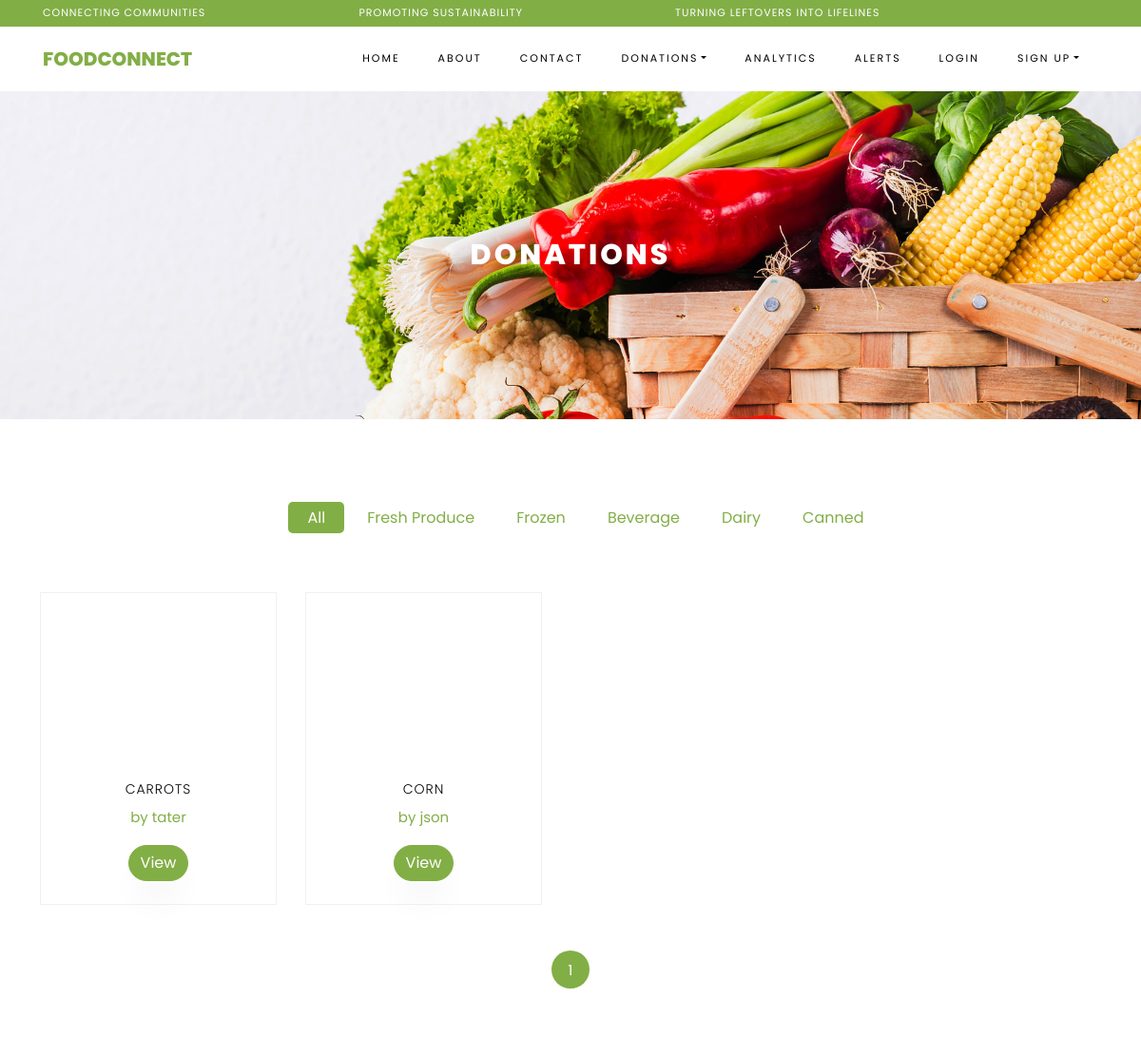
/donations/ (upper part), run on an earlier commit of the app's database.
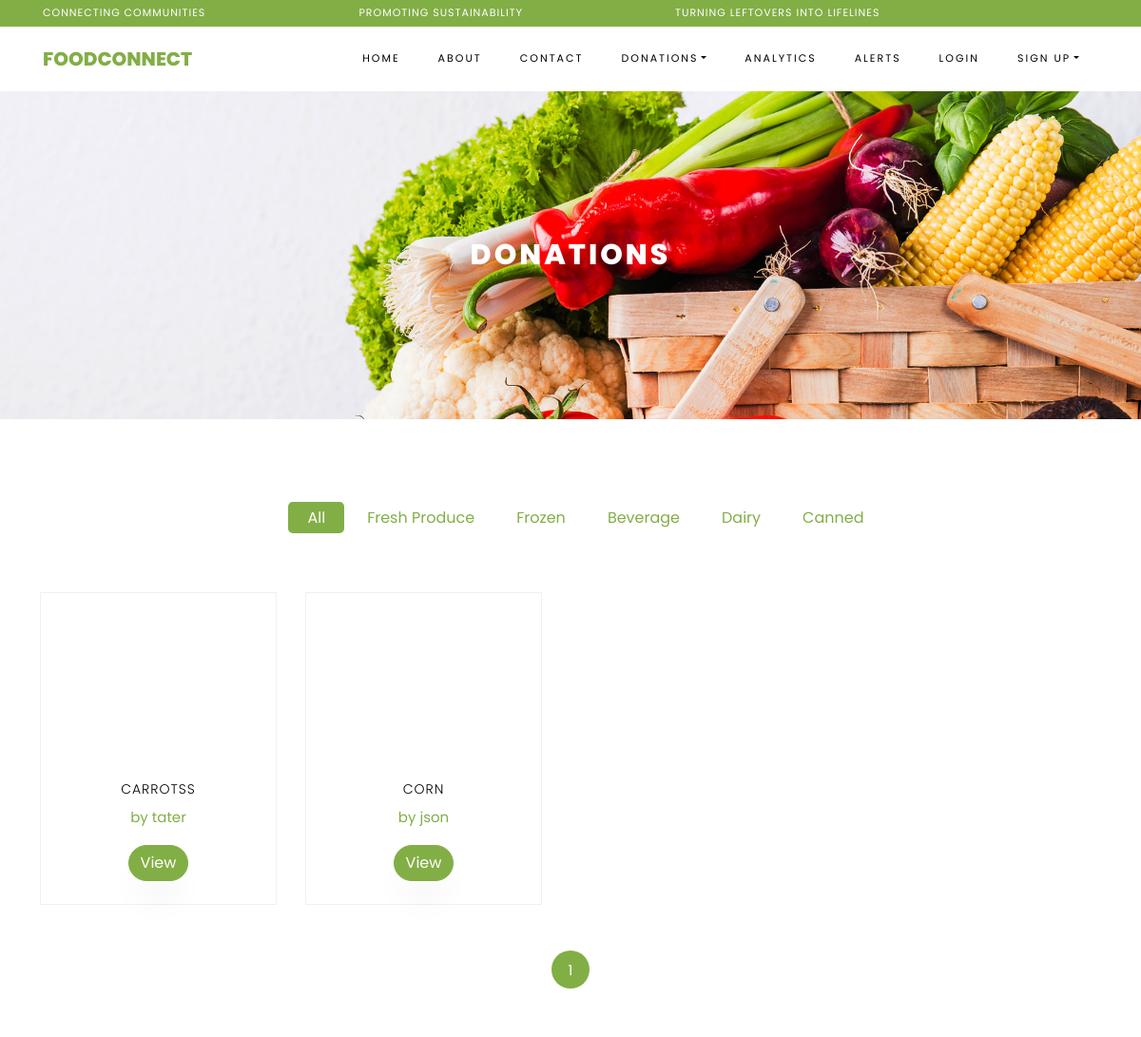
And on a later commit of the database.
### donations/models.py (models this page shows, shortened)
class Product(models.Model):
    UNIT_CHOICES = [
        ('g', 'Grams'),
        ('kg', 'Kilograms'),
        ('liters', 'Liters'),
        ('ml', 'Milliliters'),
    ]
    name = models.CharField(max_length=100)
    donated_by = models.ForeignKey(User, on_delete=models.SET_NULL, null=True)
    description = models.TextField(null=True, blank=True)
    category = models.ForeignKey(Category, on_delete=models.CASCADE, related_name='category')
    quantity = models.PositiveIntegerField()
    weight = models.PositiveIntegerField()
    unit = models.CharField(max_length=10, choices=UNIT_CHOICES)
    rating = models.PositiveIntegerField(default=0)
    amount_donated = models.PositiveIntegerField(default=0)
    expiry_date = models.DateField(blank=True, null=True)
    image = models.ImageField(upload_to='product_images/', blank=True, null=True)
    date_created = models.DateTimeField(auto_now_add=True)

### donations/views.py (the view)
# urls.py: path('', views.donations_view, name='donations' ),
def donations_view(request):
    categories = Category.objects.all()
    category_id = request.GET.get('category_id')
    if category_id:
        products = Product.objects.filter(category_id=category_id, expiry_date__gte=now())
    else:
        products = Product.objects.filter(expiry_date__gte=now())
    paginator = Paginator(products, 8)
    page_number = request.GET.get('page', 1)
    page_obj = paginator.get_page(page_number)
    return render(request, '../templates/donations/donations.html', {'products':page_obj, 'categories': categories, 'page_obj': page_obj,'current_category': int(category_id) if category_id else None,})

### templates/donations/donations.html (shortened to what this page needs)
{% extends 'webpages/base.html' %}
{% load static %}
{% block content %}
    <div class="hero-wrap hero-bread" style="background-image: url('{% static "images/bg_1.jpg" %}');">
        <div class="container">
            <div class="row no-gutters slider-text align-items-center justify-content-center">
                <div class="col-md-9 ftco-animate text-center">
                    <h1 class="mb-0 bread">Donations</h1>
                </div>
            </div>
        </div>
    </div>
    <section class="ftco-section">
        <div class="container">
            <div class="row justify-content-center">
                <div class="col-md-10 mb-5 text-center">
                    <ul class="product-category">
                        <li>
                            <a href="{% url 'donations' %}" class="{% if not current_category %}active{% endif %}">All</a>
                        </li>
                        {% for category in categories %}
                            <li>
                                <a href="{% url 'donations' %}?category_id={{ category.id }}"
                                   class="{% if current_category == category.id %}active{% endif %}">
                                    {{ category.name }}
                                </a>
                            </li>
                        {% endfor %}
                    </ul>
                </div>
            </div>
            {% if products %}
                <div class="row">
                    {% for product in products %}
                        {% if forloop.counter0|divisibleby:4 %}
                        <div class="row">
                        {% endif %}
                        <div class="col-md-6 col-lg-3 ftco-animate">
                            <div class="product py-3 pb-4 px-3 d-flex flex-column align-items-center justify-content-between" style="height: 100%;">
                                <a href="{% url 'product_detail' product.id %}" class="img-prod">
                                </a>
                                <div class="text text-center">
                                    <h3><a href="{% url 'product_detail' product.id %}">{{ product.name }}</a></h3>
                                    <p><a href="{% url 'product_detail' product.id %}">by {{ product.donated_by }}</a></p>
                                    <a href="{% url 'product_detail' product.id %}"><button class="btn btn-primary">View</button></a>
                                </div>
                            </div>
                        </div>
                        {% if forloop.counter|divisibleby:4 or forloop.last %}
                        </div>
                        {% endif %}
                    {% endfor %}
                </div>
                <div class="row mt-5">
                    <div class="col text-center">
                        <div class="block-27">
                            <ul>
                                {% for num in page_obj.paginator.page_range %}
                                    {% if page_obj.number == num %}
                                        <li class="active"><span>{{ num }}</span></li>
                                    {% else %}
                                        <li><a href="?page={{ num }}">{{ num }}</a></li>
                                    {% endif %}
                                {% endfor %}
                            </ul>
                        </div>
                    </div>
                </div>
            {% else %}
                <div class="row mt-5">
                    <div class="col text-center">
                        <p>No dontions found, <a href="{% url 'donate' %}">Donate now!</a></p>
                    </div>
                </div>
            {% endif %}
        </div>
    </section>
{% endblock %}

What changed in the data, as far as the page shows it:
changed Product "tater": name "CARROTS" → "CARROTSS"
